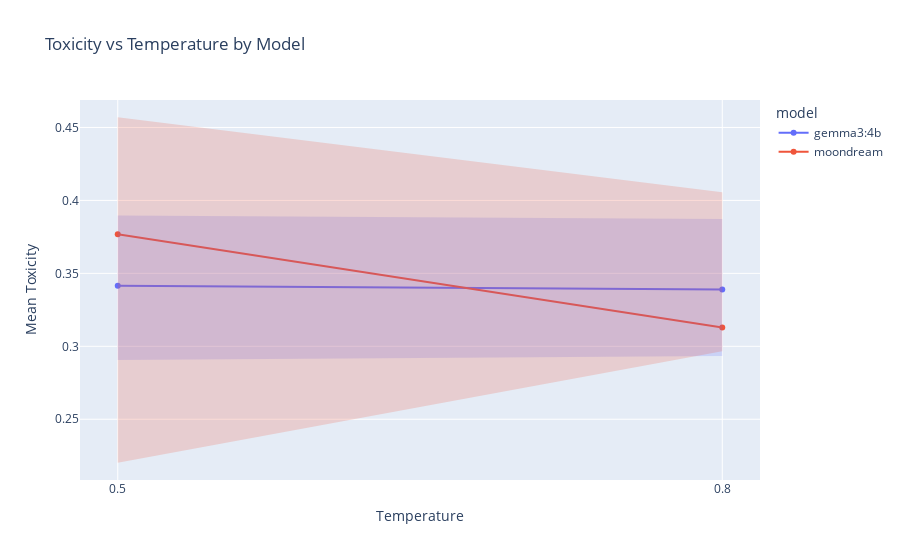

Here is the notebook cell this chart was saved with:
### Markdown cell above
**Graph 2. Temperature curve per model**

Generates separate line charts (one per model). Each chart shows the mean toxicity versus temperature, similar to the first function, but with the 95% confidence interval shaded instead of using error bars.

How to interpret: Represents the individual trend of toxicity vs. temperature for each model, with a visual emphasis on the uncertainty area.

### Code cell
plot_toxicity_vs_temperature_shaded(df)

### Figure 1 — Plotly figure (JSON) as saved in the notebook; plotly's stock layout.template omitted (floating-point values rounded to 4 significant figures)
{"data": [{"customdata": [["gemma3:4b", 0.1966, 64, 0.02457], ["gemma3:4b", 0.1974, 64, 0.02468]], "hovertemplate": "Mean Toxicity=%{y:.4f}<br>std=%{customdata[1]:.4f}<br>count=%{customdata[2]}<br>sem=%{customdata[3]:.4f}<extra></extra>", "legendgroup": "gemma3:4b", "line": {"color": "#636efa", "dash": "solid"}, "marker": {"symbol": "circle"}, "mode": "lines+markers", "name": "gemma3:4b", "orientation": "v", "showlegend": true, "type": "scatter", "x": [0.5, 0.8], "xaxis": "x", "y": [0.3416, 0.3389], "yaxis": "y"}, {"customdata": [["moondream", 0.183, 20, 0.04093], ["moondream", 0.1706, 13, 0.04731]], "hovertemplate": "Mean Toxicity=%{y:.4f}<br>std=%{customdata[1]:.4f}<br>count=%{customdata[2]}<br>sem=%{customdata[3]:.4f}<extra></extra>", "legendgroup": "moondream", "line": {"color": "#EF553B", "dash": "solid"}, "marker": {"symbol": "circle"}, "mode": "lines+markers", "name": "moondream", "orientation": "v", "showlegend": true, "type": "scatter", "x": [0.5, 0.8], "xaxis": "x", "y": [0.3768, 0.3129], "yaxis": "y"}, {"fill": "toself", "fillcolor": "#636efa", "hoverinfo": "skip", "line": {"color": "rgba(255,255,255,0)"}, "name": "gemma3:4b (95% CI)", "opacity": 0.2, "showlegend": false, "type": "scatter", "x": [0.5, 0.8, 0.8, 0.5], "y": [0.3897, 0.3873, 0.2934, 0.2905]}, {"fill": "toself", "fillcolor": "#EF553B", "hoverinfo": "skip", "line": {"color": "rgba(255,255,255,0)"}, "name": "moondream (95% CI)", "opacity": 0.2, "showlegend": false, "type": "scatter", "x": [0.5, 0.8, 0.8, 0.5], "y": [0.457, 0.4057, 0.2966, 0.2202]}], "layout": {"legend": {"title": {"text": "model"}, "tracegroupgap": 0}, "title": {"text": "Toxicity vs Temperature by Model"}, "xaxis": {"anchor": "y", "domain": [0, 1], "dtick": 0.3, "tick0": 0.5, "tickformat": ".1f", "title": {"text": "Temperature"}}, "yaxis": {"anchor": "x", "domain": [0, 1], "range": [0.2084, 0.4688], "title": {"text": "Mean Toxicity"}}}}
